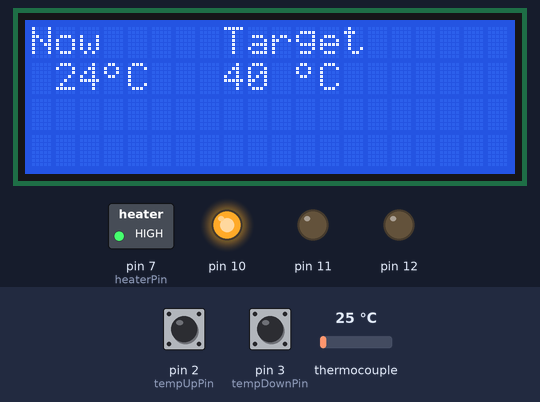
A sketch run on a simulated Arduino Uno, built with avr-gcc and run on an emulated ATmega328P. Shown: 20×4 character LCD, switched loads named in the sketch (green lamp = pin HIGH), output pins drawn as LEDs (lit = HIGH). Inputs (shaded band) come from the test bench; at power-on: thermocouple 25 °C, pin 2 (tempUpPin) HIGH, pin 3 (tempDownPin) HIGH. EEPROM starts erased; pins used as bus, display or sensor lines are not drawn; what the sketch prints to the serial monitor is not drawn.

Above: at 1.3 s.
1.4 s: thermocouple set to 37 °C
At 2.1 s:
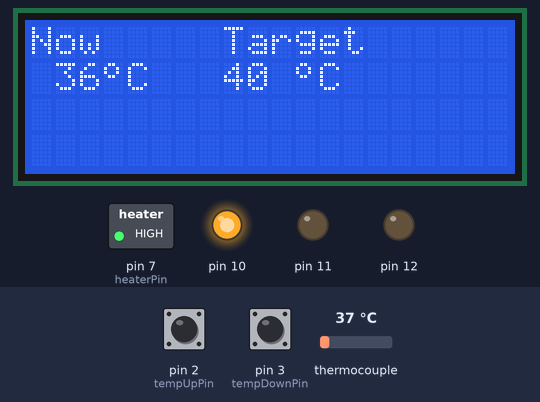
3.0 s: thermocouple set to 44 °C
At 3.8 s:
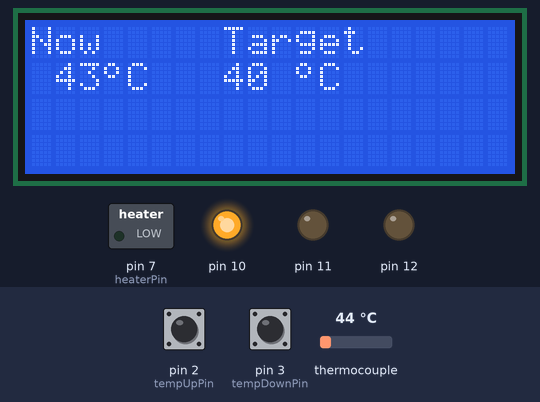
4.6 s: pin 2 (tempUpPin) pulled LOW for 0.25 s
At 5.6 s:
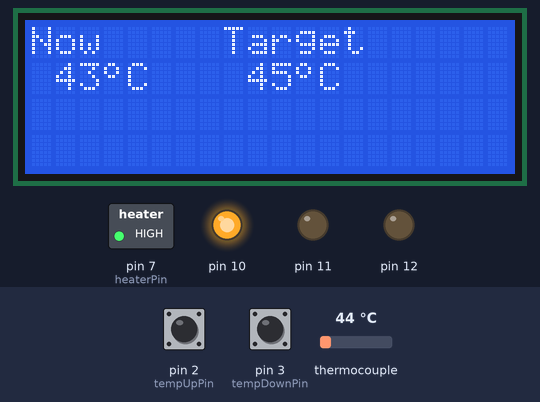
6.3 s: pin 3 (tempDownPin) pulled LOW for 0.25 s
At 7.3 s:
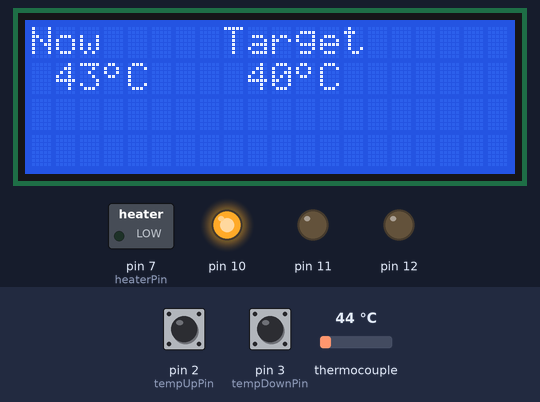
8.0 s: pin 3 (tempDownPin) pulled LOW for 1 s
At 9.3 s:
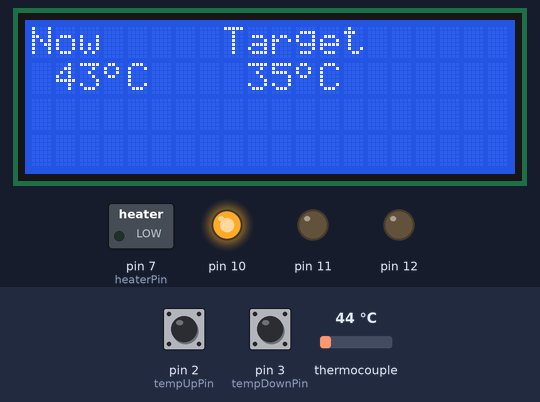
10.5 s: thermocouple set to 39 °C
At 11.7 s:
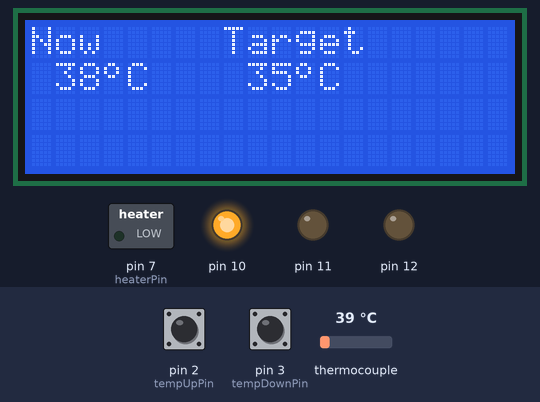
12.0 s: thermocouple set to 31 °C
Timing chart, 0 to 14.5 s (numbered marks = the images above; inputs shaded):
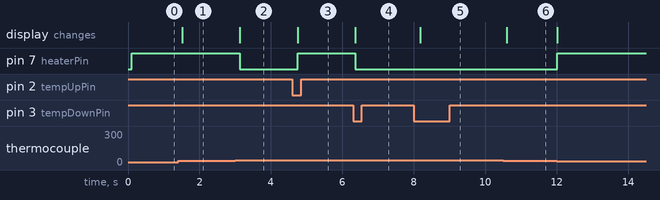

The sketch:

DigitalHeater.ino
```cpp
#include <max6675.h>
#include <Wire.h>
#include <LiquidCrystal_I2C.h>
#include <EEPROM.h>


int thermoDO = 4;
int thermoCS = 5;
int thermoCLK = 6;

MAX6675 thermocouple(thermoCLK, thermoCS, thermoDO);
int vccPin = 9;
int gndPin = 8;
int heaterPin = 7;

int tempUpPin = 2;
int tempDownPin = 3;

LiquidCrystal_I2C lcd(0x27,20,4); // set the LCD address to 0x27 for a 16 chars and 2 line display

uint8_t degree[8]  = {140,146,146,140,128,128,128,128};

int targetTemp = 40;

int targetTempOld = 40;
int tempOld;

void setup()
{
  Serial.begin(9600);
  int val = EEPROM.get(0, val);
  if(val<0){
    EEPROM.put(0,targetTemp);
  }else{
    targetTemp=val;
  }
  Serial.println(val);

  lcd.init(); // initialize the lcd
  // Print a message to the LCD.
  lcd.backlight();
  lcd.createChar(0, degree);
  lcd.setCursor(0, 0);
  lcd.print("Now     Target");
    // go to line #1
  lcd.setCursor(0,1);
  lcd.print(strAddPrefixSpace(round1(thermocouple.readCelsius()),3));

  lcd.setCursor(3,1);
  lcd.write((byte)0);
  lcd.print("C ");

  lcd.setCursor(8,1);
  lcd.print(targetTemp);

  lcd.setCursor(11,1);
  lcd.write((byte)0);
  lcd.print('C');

  // use Arduino pins
  pinMode(vccPin, OUTPUT); digitalWrite(vccPin, HIGH);
  pinMode(gndPin, OUTPUT); digitalWrite(gndPin, LOW);
  pinMode(heaterPin, OUTPUT); digitalWrite(heaterPin, LOW);

  pinMode(12, OUTPUT); digitalWrite(12, LOW);
  pinMode(10, OUTPUT); digitalWrite(10, HIGH);
  pinMode(11, OUTPUT); digitalWrite(11, LOW);


  pinMode(tempUpPin,INPUT_PULLUP);
  pinMode(tempDownPin,INPUT_PULLUP);

  attachInterrupt(digitalPinToInterrupt(tempUpPin), tempUp, FALLING);
  attachInterrupt(digitalPinToInterrupt(tempDownPin), tempDown, FALLING);

}
void loop()
{
  float fTemp=thermocouple.readCelsius();
  int tempNew=round1(thermocouple.readCelsius());
  if(tempNew!=tempOld){
    lcd.setCursor(0,1);
    lcd.print(strAddPrefixSpace(tempNew,3));
    tempOld=tempNew;
  }
  if(targetTemp!=targetTempOld){
    lcd.setCursor(8,1);
    lcd.print(strAddPrefixSpace(targetTemp,3));
    targetTempOld=targetTemp;
  }
  if(tempNew<targetTemp){
    digitalWrite(heaterPin, HIGH);
  }else{
    digitalWrite(heaterPin, LOW);
  }
  delay(200);
}

void tempUp()
{
  Serial.println("temp up");
  if(targetTemp>=250) {
    return;
  }
  targetTemp = targetTemp + 5;
  EEPROM.put(0,targetTemp);
}

void tempDown()
{
  Serial.println("temp down");
  if(targetTemp<=0) {
    return;
  }
  targetTemp = targetTemp - 5;
  EEPROM.put(0,targetTemp);
}

int round1(float d){
  int dst=(int)(d - 0.5);
  return dst;
}

String strAddPrefixSpace(int iData,int iLength){
  String strDst= String(iData);
  int iStrLength=strDst.length();
  while(iStrLength<iLength){
    strDst=" "+strDst;
    iStrLength++;
  }
  Serial.println(strDst);

  return strDst;
}
```

Measured:
- the behaviour switches between 40 and 41 °C on thermocouple (found by bisection; images 1 and 2)
- after the input at 1.4 s, the display: changes after 0.12 s (image 1)
- after the input at 3.0 s, pin 7 (heaterPin): HIGH → LOW after 0.13 s; the display: changes after 0.13 s (image 2)
- after the input at 4.6 s, pin 7 (heaterPin): LOW → HIGH after 0.15 s; the display: changes after 0.15 s (image 3)
- after the input at 6.3 s, pin 7 (heaterPin): HIGH → LOW after 0.06 s; the display: changes after 0.06 s (image 4)
- after the input at 8.0 s, the display: changes after 0.18 s (image 5)
- after the input at 10.5 s, the display: changes after 0.10 s (image 6)
- after the input at 12.0 s, pin 7 (heaterPin): LOW → HIGH at once
